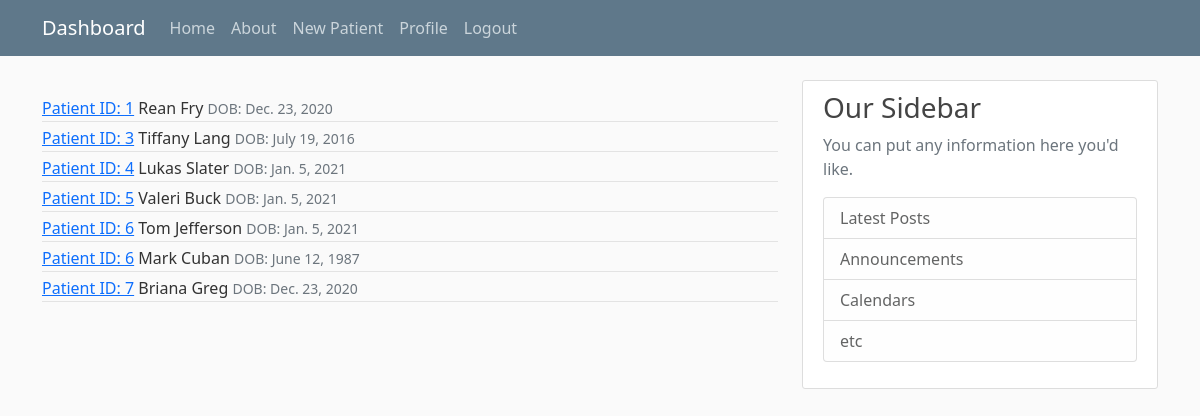
/home/ (signed in), run on the app's committed database.
### core/models.py (models this page shows, shortened)
class Patient(models.Model):
    PatientID = models.IntegerField()
    PatientSSN = models.CharField(max_length=30)
    FirstName = models.CharField(max_length=30)
    LastName = models.CharField(max_length=30)
    Address = models.TextField(max_length=200)
    Sex = models.CharField(max_length=1)
    DOB = models.DateField(default=timezone.now)
    Author = models.ForeignKey(User, on_delete=models.CASCADE)

### core/views.py (the view)
# urls.py: path('home/', PatientListView.as_view(), name='home'),
class PatientListView(LoginRequiredMixin, ListView):
    model = Patient
    template_name = 'core/home.html'
    context_object_name = 'patients'
    ordering = ['PatientID']

### core/templates/core/home.html (shortened to what this page needs)
{% extends "core/base.html"%}
{% block content %}
    {% for patient in patients %}
              <div class="article-metadata">
                <a class="mr-2" href="{% url 'patient-detail' patient.id %}">Patient ID: {{ patient.PatientID }}</a>
              <td>{{ patient.FirstName }}</td>
              <td>{{ patient.LastName }}</td>
                <small class="text-muted"> DOB: {{ patient.DOB }}</small>
            </div>
    {% endfor %}
{% endblock content %}

### core/static/core/main.css (style rules this page uses)
body { background: #fafafa; color: #333333; margin-top: 5rem; }
.article-metadata { padding-bottom: 1px; margin-bottom: 4px; border-bottom: 1px solid #e3e3e3; }

### data on the page
Patient: PatientID "1", FirstName "Rean", LastName "Fry", DOB "Dec. 23, 2020"
Patient: PatientID "3", FirstName "Tiffany", LastName "Lang", DOB "July 19, 2016"
Patient: PatientID "4", FirstName "Lukas", LastName "Slater", DOB "Jan. 5, 2021"
Patient: PatientID "5", FirstName "Valeri", LastName "Buck", DOB "Jan. 5, 2021"
Patient: PatientID "6", FirstName "Tom", LastName "Jefferson", DOB "Jan. 5, 2021"
Patient: PatientID "6", FirstName "Mark", LastName "Cuban", DOB "June 12, 1987"
Patient: PatientID "7", FirstName "Briana", LastName "Greg", DOB "Dec. 23, 2020"
